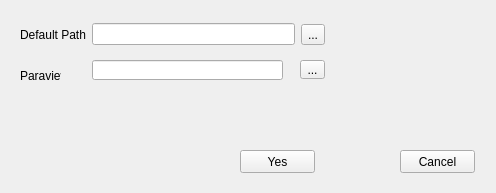
<?xml version="1.0" encoding="UTF-8"?>
<ui version="4.0">
 <class>Setting</class>
 <widget class="QWidget" name="Setting">
  <property name="geometry">
   <rect>
    <x>0</x>
    <y>0</y>
    <width>496</width>
    <height>193</height>
   </rect>
  </property>
  <property name="windowTitle">
   <string>Tools</string>
  </property>
  <widget class="QPushButton" name="YesButton">
   <property name="geometry">
    <rect>
     <x>240</x>
     <y>150</y>
     <width>75</width>
     <height>23</height>
    </rect>
   </property>
   <property name="text">
    <string>Yes</string>
   </property>
  </widget>
  <widget class="QPushButton" name="CancelButton">
   <property name="geometry">
    <rect>
     <x>400</x>
     <y>150</y>
     <width>75</width>
     <height>23</height>
    </rect>
   </property>
   <property name="text">
    <string>Cancel</string>
   </property>
  </widget>
  <widget class="QWidget" name="layoutWidget">
   <property name="geometry">
    <rect>
     <x>20</x>
     <y>20</y>
     <width>305</width>
     <height>29</height>
    </rect>
   </property>
   <layout class="QHBoxLayout" name="horizontalLayout">
    <item>
     <widget class="QLabel" name="defaultDict">
      <property name="text">
       <string>Default Path</string>
      </property>
     </widget>
    </item>
    <item>
     <widget class="QLineEdit" name="dict_input"/>
    </item>
    <item>
     <widget class="QToolButton" name="toolButton">
      <property name="text">
       <string>...</string>
      </property>
     </widget>
    </item>
   </layout>
  </widget>
  <widget class="QLabel" name="defaultDict_2">
   <property name="geometry">
    <rect>
     <x>20</x>
     <y>60</y>
     <width>41</width>
     <height>31</height>
    </rect>
   </property>
   <property name="text">
    <string>Paraview</string>
   </property>
  </widget>
  <widget class="QLineEdit" name="dict_input_2">
   <property name="geometry">
    <rect>
     <x>92</x>
     <y>60</y>
     <width>191</width>
     <height>20</height>
    </rect>
   </property>
  </widget>
  <widget class="QToolButton" name="toolButton_2">
   <property name="geometry">
    <rect>
     <x>300</x>
     <y>60</y>
     <width>25</width>
     <height>19</height>
    </rect>
   </property>
   <property name="text">
    <string>...</string>
   </property>
  </widget>
 </widget>
 <resources/>
 <connections>
  <connection>
   <sender>YesButton</sender>
   <signal>clicked()</signal>
   <receiver>Setting</receiver>
   <slot>close()</slot>
   <hints>
    <hint type="sourcelabel">
     <x>277</x>
     <y>161</y>
    </hint>
    <hint type="destinationlabel">
     <x>247</x>
     <y>96</y>
    </hint>
   </hints>
  </connection>
  <connection>
   <sender>CancelButton</sender>
   <signal>clicked()</signal>
   <receiver>Setting</receiver>
   <slot>close()</slot>
   <hints>
    <hint type="sourcelabel">
     <x>437</x>
     <y>161</y>
    </hint>
    <hint type="destinationlabel">
     <x>247</x>
     <y>96</y>
    </hint>
   </hints>
  </connection>
 </connections>
</ui>
